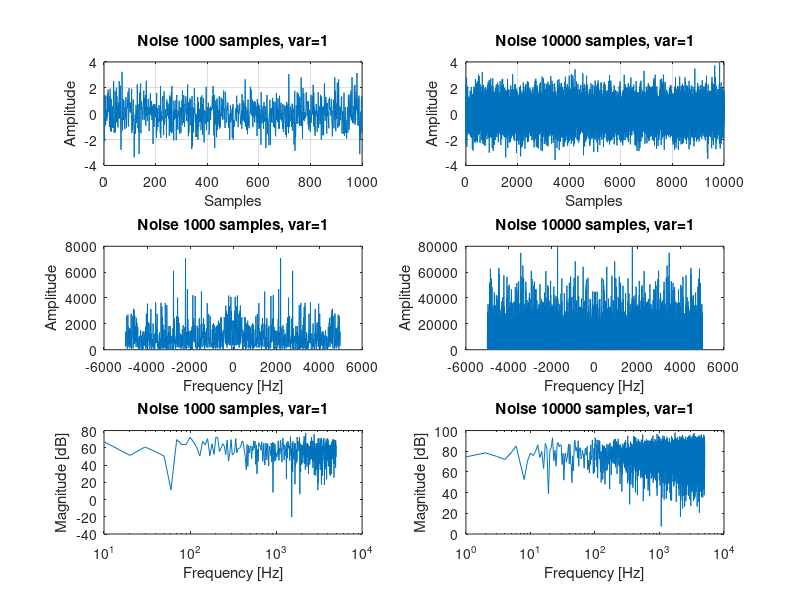

The MATLAB source for this figure:
%% Exercise 1 ASPP DSP - Fourier Transforms of Stochastic Signals
% Clear stuff
clear
close all
clc
% Install subfolders
addpath wav-files

% Parameters
ns1=1000;
ns2=10000;
fs=10000;
variance=1;

% Generating
nois1 = sqrt(variance).*randn(1,ns1);
nois2 = sqrt(variance).*randn(1,ns2);
ps1 = abs(fftshift(fft((nois1)))).^2;
ps2 = abs(fftshift(fft((nois2)))).^2;
fvec1=linspace(-fs/2,fs/2-fs/length(ps1),length(ps1));
fvec2=linspace(-fs/2,fs/2-fs/length(ps2),length(ps2));

% Plotting
figure
subplot(3,2,1)
plot(nois1);
grid on;
xlabel('Samples');
ylabel('Amplitude');
title('Noise 1000 samples, var=1');
subplot(3,2,3)
plot(fvec1,ps1)
xlabel('Frequency [Hz]');
ylabel('Amplitude');
title('Noise 1000 samples, var=1');
subplot(3,2,5)
semilogx(fvec1,mag2db(ps1))
xlabel('Frequency [Hz]');
ylabel('Magnitude [dB]');
title('Noise 1000 samples, var=1');
subplot(3,2,2)
plot(nois2);
grid on;
xlabel('Samples');
ylabel('Amplitude');
title('Noise 10000 samples, var=1');
subplot(3,2,4)
plot(fvec2,ps2)
xlabel('Frequency [Hz]');
ylabel('Amplitude');
title('Noise 10000 samples, var=1');
subplot(3,2,6)
semilogx(fvec2,mag2db(ps2))
xlabel('Frequency [Hz]');
ylabel('Magnitude [dB]');
title('Noise 10000 samples, var=1');